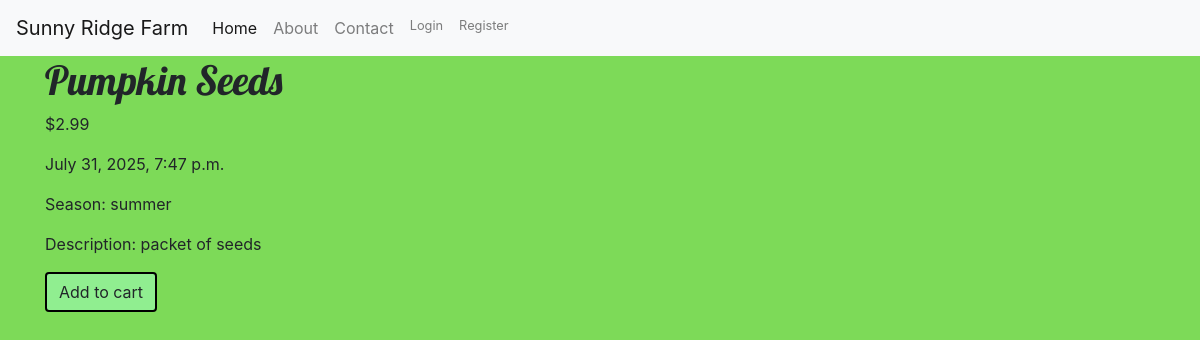
The page /item/6/ on the database its author committed.
### myapp/models.py (models this page shows, shortened)
class Add_Item(models.Model):
	seasons = [
		("spring", "Spring"),
		("summer", "Summer"),
		("fall", "Fall"),
		("winter", "Winter")
	]
	author = models.ForeignKey(settings.AUTH_USER_MODEL, on_delete=models.CASCADE)
	listing_name = models.CharField(max_length=200)
	listing_description = models.TextField()
	created_on = models.DateTimeField(default=timezone.now)
	price = models.DecimalField(max_digits=10, decimal_places=2)
	season = models.CharField(max_length=10, choices=seasons, default='summer')

### myapp/views.py (the view)
# urls.py: path('item/<int:pk>/', views.item_detail, name='item_detail'),
def item_detail(request, pk):
	item = get_object_or_404(Add_Item, pk=pk)
	return render(request, 'item_detail.html', {'item': item})

### myapp/templates/item_detail.html (shortened to what this page needs)
{% extends "base.html" %} {% block title %} Home Page {% endblock %}
{% block content %}
<div class="w3-container">
    <h1> {{ item.listing_name }} </h1>
    <p> ${{ item.price }} </p>
    <p> {{ item.created_on }} </p>
    <p> Season: {{ item.season }}</p>
    <p> Description: {{ item.listing_description }} </p>
    <form method="post" action="{% url 'add_to_cart' item.id %}">
        <button type="submit" class="cart btn">Add to cart</button>
    </form>
</div>
{% endblock %}

### myapp/static/css/stylesheet.css (style rules this page uses)
body { background-color: #7DDA58; }
h1, h2 { font-family: 'Lobster', cursive; }
.btn { border: 2px solid black; background-color: lightgreen; }

### rows shown on the page
Add_Item: listing_name "Pumpkin Seeds", price "2.99", created_on "July 31, 2025, 7:47 p.m.", season "summer", listing_description "packet of seeds"
